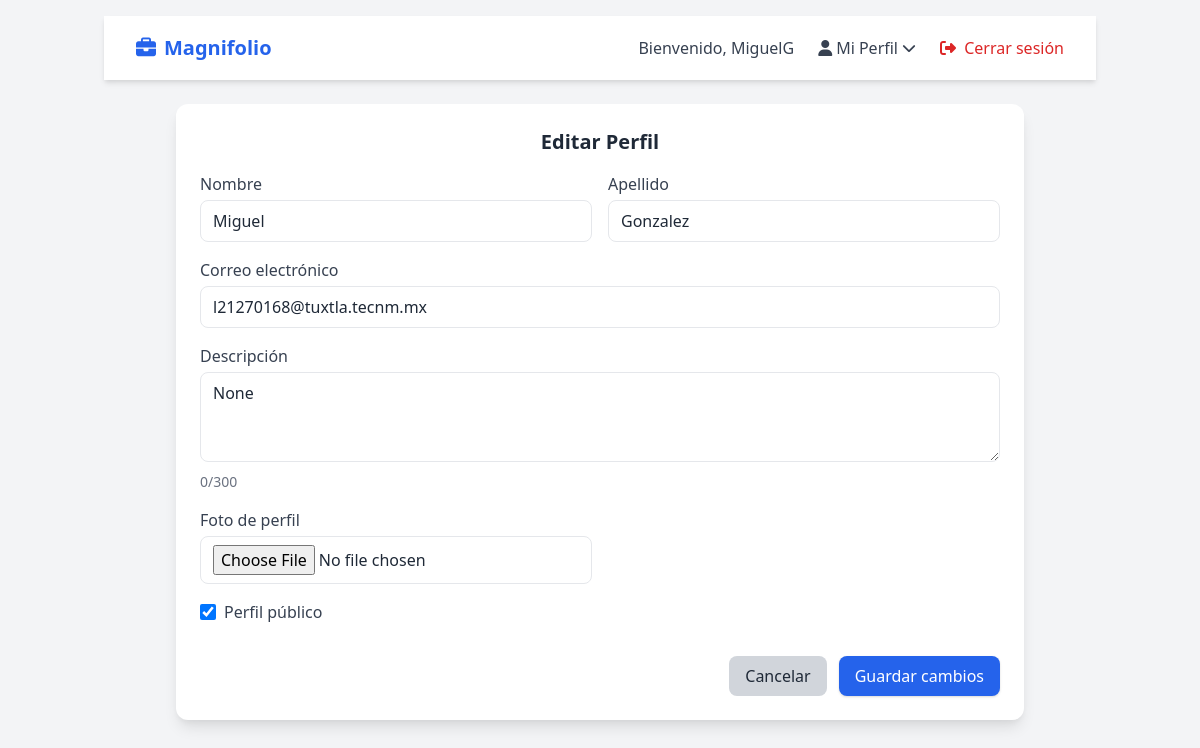
/editar_perfil/ (signed in), run on the app's committed database.
### usuarios/models.py (models this page shows, shortened)
class Usuario(AbstractUser):
    descripcion = models.TextField(max_length=300, null=True, blank=True)
    foto_perfil = models.ImageField(upload_to='fotos/', null=True, blank=True)
    visible = models.BooleanField(default=True)

### usuarios/views.py (the view)
# urls.py: path("editar_perfil/", editar_perfil, name="editar_perfil"),
@login_required
def editar_perfil(request):
    usuario = request.user
    if request.method == "POST":
        form = UsuarioForm(request.POST, request.FILES, instance=usuario)
        if form.is_valid():
            usuario = form.save(commit=False)
            cropped_data = request.POST.get("foto_perfil_cropped")
            if cropped_data:
                try:
                    format, imgstr = cropped_data.split(";base64,")
                    ext = format.split("/")[-1]
                    file_name = f"{usuario.username}_perfil.{ext}"
                    usuario.foto_perfil.save(
                        file_name,
                        ContentFile(base64.b64decode(imgstr)),
                        save=True
                    )
                except Exception as e:
                    messages.error(request, f"Error al procesar la imagen: {str(e)}")
            usuario.save()
            messages.success(request, "Tu perfil se actualizó correctamente ✅")
            return redirect(reverse_lazy('mi_perfil'))
        else:
            errors = form.errors.as_data()
            error_messages = []
            for field, error_list in errors.items():
                for error in error_list:
                    error_messages.append(f"{field}: {error.message}")
            messages.error(request, "\n".join(error_messages))
    else:
        form = UsuarioForm(instance=usuario)
    context = {
        "form": form
    }
    return render(request, 'editar_perfil.html', context)

### usuarios/forms.py (shortened to what this page needs)
class UsuarioForm(forms.ModelForm):
    class Meta:
        model = Usuario
        fields = ['first_name', 'last_name', 'email', 'descripcion', 'foto_perfil', 'visible']

### templates/editar_perfil.html (shortened to what this page needs)
{% extends 'base.html' %}
{% block navbar %}
    {% include 'navbar.html' %}
{% endblock %}
{% block content %}
<div class="max-w-4xl mx-auto p-6">
    <div class="bg-white rounded-xl shadow-lg p-6 relative">
        <h2 class="text-xl font-bold text-gray-800 mb-4 text-center">Editar Perfil</h2>
        <form method="post" enctype="multipart/form-data" class="space-y-4">
            <div class="grid grid-cols-1 md:grid-cols-2 gap-4">
                <div>
                    <label class="block text-gray-700 font-medium">Nombre</label>
                    <input type="text" name="first_name" value="{{ user.first_name }}"
                           class="w-full mt-1 px-3 py-2 border rounded-lg focus:ring focus:ring-blue-300">
                </div>
                <div>
                    <label class="block text-gray-700 font-medium">Apellido</label>
                    <input type="text" name="last_name" value="{{ user.last_name }}"
                           class="w-full mt-1 px-3 py-2 border rounded-lg focus:ring focus:ring-blue-300">
                </div>
            </div>
            <div>
                <label class="block text-gray-700 font-medium">Correo electrónico</label>
                <input type="email" name="email" value="{{ user.email }}"
                       class="w-full mt-1 px-3 py-2 border rounded-lg focus:ring focus:ring-blue-300">
            </div>
            <div>
                <label class="block text-gray-700 font-medium">Descripción</label>
                <textarea name="descripcion" rows="3" minlength="300"
                          class="w-full mt-1 px-3 py-2 border rounded-lg focus:ring focus:ring-blue-300">{{ user.descripcion }}</textarea>
            </div>
            <div class="grid grid-cols-1 md:grid-cols-2 gap-4">
                <div>
                    <label class="block text-gray-700 font-medium">Foto de perfil</label>
                    <input id="fileInput" type="file" name="foto_perfil" accept="image/*"
                           class="w-full mt-1 px-3 py-2 border rounded-lg focus:ring focus:ring-blue-300">
                </div>
                <div class="flex justify-center items-center">
                </div>
            </div>
            <div class="flex items-center">
                <input type="checkbox" name="visible" id="visible"
                       {% if user.visible %}checked{% endif %}
                       class="h-4 w-4 text-blue-600 border-gray-300 rounded">
                <label for="visible" class="ml-2 text-gray-700">Perfil público</label>
            </div>
            <div class="flex justify-end space-x-3 pt-4">
                <a href="{% url 'mi_perfil' %}"
                   class="px-4 py-2 bg-gray-300 rounded-lg hover:bg-gray-400 transition">
                    Cancelar
                </a>
                <button type="submit"
                        class="px-4 py-2 bg-blue-600 text-white rounded-lg shadow hover:bg-blue-700 transition">
                    Guardar cambios
                </button>
            </div>
        </form>
    </div>
</div>
{% endblock %}

### templates/navbar.html (shortened to what this page needs)
{% load static %}
<!DOCTYPE html>
<html lang="es">
<head>
    <link href="https://cdn.jsdelivr.net/npm/tailwindcss@2.2.19/dist/tailwind.min.css" rel="stylesheet">
    <link rel="stylesheet" href="https://cdnjs.cloudflare.com/ajax/libs/font-awesome/6.5.1/css/all.min.css">
</head>
<body class="bg-gray-100 text-gray-800">
    <nav class="bg-white shadow-md">
        <div class="max-w-7xl mx-auto px-4 sm:px-6 lg:px-8">
            <div class="flex justify-between h-16">
                <div class="flex items-center">
                    <a href="{% url 'index' %}" class="text-xl font-bold text-blue-600 flex items-center">
                        <i class="fa-solid fa-briefcase mr-2"></i> Magnifolio
                    </a>
                </div>
                <div class="hidden md:flex items-center space-x-6">
                    {% if request.user.is_authenticated %}
                        <span class="text-gray-700">
                            Bienvenido, {{ request.user.username }}
                        </span>
                        <div class="relative">
                            <button id="perfil-btn" class="text-gray-700 hover:text-blue-600 transition flex items-center">
                                <i class="fa-solid fa-user mr-1"></i> Mi Perfil
                                <i class="fa-solid fa-chevron-down ml-1 text-sm"></i>
                            </button>
                        </div>
                        <a href="{% url 'logout' %}" class="text-red-600 hover:text-red-700 transition">
                            <i class="fa-solid fa-right-from-bracket mr-1"></i> Cerrar sesión
                        </a>
                    {% endif %}
                </div>
            </div>
        </div>
    </nav>
</body>
</html>

### data on the page
Usuario: user.username "MiguelG", first_name "Miguel", last_name "Gonzalez", email "l21270168@tuxtla.tecnm.mx", descripcion "None", visible "☑"
